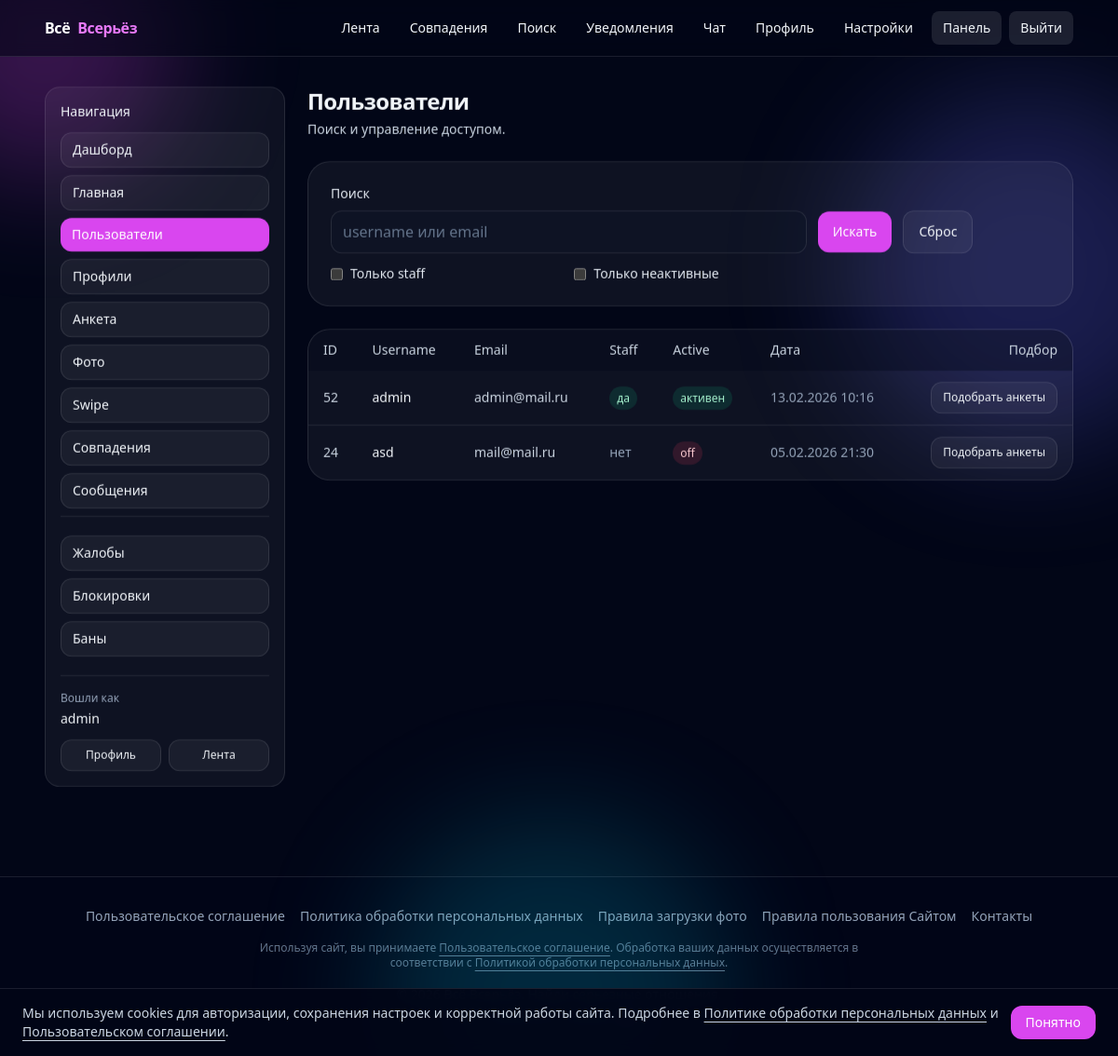
Screenshot of /panel/users/ (signed in) with the database file from the repository.
### accounts/models.py (models this page shows, shortened)
class User(AbstractUser):
    email = models.EmailField(unique=True)
    email_verified = models.BooleanField(default=False)
    wallet_balance = models.DecimalField(
        max_digits=10, decimal_places=2, default=Decimal("0"))
    terms_accepted_at = models.DateTimeField(null=True, blank=True)
    privacy_accepted_at = models.DateTimeField(null=True, blank=True)
    special_category_consent = models.BooleanField(default=False)
    special_category_consent_at = models.DateTimeField(null=True, blank=True)
    special_category_consent_revoked_at = models.DateTimeField(
        null=True, blank=True)
    sexual_consent = models.BooleanField(default=False)
    sexual_consent_at = models.DateTimeField(null=True, blank=True)
    sexual_consent_revoked_at = models.DateTimeField(null=True, blank=True)
    religious_consent = models.BooleanField(default=False)
    religious_consent_at = models.DateTimeField(null=True, blank=True)
    religious_consent_revoked_at = models.DateTimeField(null=True, blank=True)

### panel/views.py (the view)
# urls.py: path("users/", views.users_list, name="panel_users"),
@staff_or_matchmaker_required
def users_list(request):
    q = (request.GET.get("q") or "").strip()
    only_staff = request.GET.get("staff") == "1"
    only_inactive = request.GET.get("inactive") == "1"
    qs = User.objects.all().order_by("-date_joined")
    if q:
        qs = qs.filter(Q(username__icontains=q) | Q(email__icontains=q))
    if only_staff:
        qs = qs.filter(is_staff=True)
    if only_inactive:
        qs = qs.filter(is_active=False)
    page_obj, base_qs = _paginate(request, qs, per_page=50)
    return render(
        request,
        "panel/users_list.html",
        {
            "page_obj": page_obj,
            "base_qs": base_qs,
            "q": q,
            "only_staff": only_staff,
            "only_inactive": only_inactive,
        },
    )

### accounts/context_processors.py (called while the page is built)
def unread_notifications(request):
    user = getattr(request, "user", None)
    if not user or not getattr(user, "is_authenticated", False):
        return {"unread_notifications_count": 0, "unread_chat_notifications_count": 0}
    from .models import UserNotification
    count = UserNotification.objects.filter(recipient=user, is_read=False).count()
    chat_count = UserNotification.objects.filter(
        recipient=user,
        is_read=False,
        event=UserNotification.Event.NEW_MESSAGE,
    ).count()
    return {"unread_notifications_count": count, "unread_chat_notifications_count": chat_count}

def staff_flags(request):
    user = getattr(request, "user", None)
    if not user or not getattr(user, "is_authenticated", False):
        return {"is_matchmaker": False}
    try:
        is_matchmaker = user.groups.filter(name="matchmaker").exists()
    except Exception:
        is_matchmaker = False
    return {"is_matchmaker": bool(is_matchmaker)}

### matchmaking/models.py (called while the page is built)
    def active(self):
        now = timezone.now()
        return self.filter(revoked_at__isnull=True).filter(
            Q(expires_at__isnull=True) | Q(expires_at__gt=now)
        )

### panel/views.py (called while the page is built)
def staff_or_matchmaker_required(view_func):
    @login_required
    @wraps(view_func)
    def _wrapped(request, *args, **kwargs):
        if not (request.user.is_staff or _is_matchmaker(request.user)):
            raise PermissionDenied
        return view_func(request, *args, **kwargs)
    return _wrapped

def _paginate(request, qs, per_page: int = 50):
    paginator = Paginator(qs, per_page)
    page_number = request.GET.get("page") or 1
    page_obj = paginator.get_page(page_number)
    params = request.GET.copy()
    if "page" in params:
        params.pop("page")
    base_qs = params.urlencode()
    return page_obj, base_qs

### templates/panel/users_list.html (shortened to what this page needs)
{% extends 'panel/base.html' %}
{% block panel_heading %}Пользователи{% endblock %}
{% block panel_subtitle %}Поиск и управление доступом.{% endblock %}
{% block panel_content %}
<div class="rounded-3xl border border-white/10 bg-white/5 p-6">
    <form method="get" class="grid gap-3 sm:grid-cols-3 sm:items-end">
        <div class="sm:col-span-2">
            <label class="mb-1 block text-sm text-slate-200" for="q">Поиск</label>
            <input id="q" name="q" value="{{ q }}" placeholder="username или email" />
        </div>
        <div class="flex items-center gap-3">
            <button type="submit" class="rounded-xl bg-fuchsia-500 px-4 py-3 text-sm font-medium text-white hover:bg-fuchsia-400">Искать</button>
            <a href="{% url 'panel_users' %}" class="rounded-xl border border-white/10 bg-white/5 px-4 py-3 text-sm font-medium hover:bg-white/10">Сброс</a>
        </div>
        <label class="flex items-center gap-2 text-sm text-slate-200">
            <input type="checkbox" name="staff" value="1" {% if only_staff %}checked{% endif %} />
            Только staff
        </label>
        <label class="flex items-center gap-2 text-sm text-slate-200">
            <input type="checkbox" name="inactive" value="1" {% if only_inactive %}checked{% endif %} />
            Только неактивные
        </label>
    </form>
</div>
<div class="mt-6 overflow-hidden rounded-3xl border border-white/10 bg-white/5">
    <div class="overflow-auto">
        <table class="min-w-full text-sm">
            <thead class="bg-slate-950/40 text-slate-300">
                <tr>
                    <th class="px-4 py-3 text-left font-medium">ID</th>
                    <th class="px-4 py-3 text-left font-medium">Username</th>
                    <th class="px-4 py-3 text-left font-medium">Email</th>
                    <th class="px-4 py-3 text-left font-medium">Staff</th>
                    <th class="px-4 py-3 text-left font-medium">Active</th>
                    <th class="px-4 py-3 text-left font-medium">Дата</th>
                    <th class="px-4 py-3 text-right font-medium">Подбор</th>
                </tr>
            </thead>
            <tbody class="divide-y divide-white/10">
                {% for u in page_obj.object_list %}
                <tr class="hover:bg-white/5">
                    <td class="px-4 py-3 text-slate-300">{{ u.id }}</td>
                    <td class="px-4 py-3">
                        <a class="font-medium hover:underline" href="{% url 'panel_user_detail' u.id %}">{{ u.username }}</a>
                    </td>
                    <td class="px-4 py-3 text-slate-300">{{ u.email|default:'—' }}</td>
                    <td class="px-4 py-3">
                        {% if u.is_staff %}<span class="rounded-full bg-emerald-500/15 px-2 py-1 text-xs text-emerald-200">да</span>{% else %}<span class="text-slate-400">нет</span>{% endif %}
                    </td>
                    <td class="px-4 py-3">
                        {% if u.is_active %}<span class="rounded-full bg-emerald-500/15 px-2 py-1 text-xs text-emerald-200">активен</span>{% else %}<span class="rounded-full bg-rose-500/15 px-2 py-1 text-xs text-rose-200">off</span>{% endif %}
                    </td>
                    <td class="px-4 py-3 text-slate-400">{{ u.date_joined|date:'d.m.Y H:i' }}</td>
                    <td class="px-4 py-3 text-right">
                        <a class="inline-flex whitespace-nowrap rounded-xl border border-white/10 bg-white/5 px-3 py-2 text-xs font-medium hover:bg-white/10" href="{% url 'panel_user_recommendations' u.id %}">Подобрать анкеты</a>
                    </td>
                </tr>
                {% empty %}
                <tr>
                    <td class="px-4 py-8 text-center text-slate-300" colspan="7">Ничего не найдено.</td>
                </tr>
                {% endfor %}
            </tbody>
        </table>
    </div>
</div>
{% endblock %}

### templates/panel/base.html (shortened to what this page needs)
{% extends 'base.html' %}
{% block content %}
<div class="grid gap-6 lg:grid-cols-12">
    <aside class="lg:col-span-3">
        <div class="rounded-2xl border border-white/10 bg-white/5 p-4">
            <div class="text-sm font-medium">Навигация</div>
            {% with current=request.resolver_match.url_name %}
            <nav class="mt-3 space-y-2 text-sm">
                {% if request.user.is_staff %}
                <a href="{% url 'panel_dashboard' %}"
                    class="block rounded-xl px-3 py-2 font-medium {% if current == 'panel_dashboard' %}bg-fuchsia-500 text-white{% else %}border border-white/10 bg-white/5 text-slate-100 hover:bg-white/10{% endif %}">Дашборд</a>
                <a href="{% url 'panel_home_pages' %}"
                    class="block rounded-xl px-3 py-2 font-medium {% if current == 'panel_home_pages' or current == 'panel_home_page_create' or current == 'panel_home_page_edit' or current == 'panel_home_block_create' or current == 'panel_home_block_edit' %}bg-fuchsia-500 text-white{% else %}border border-white/10 bg-white/5 text-slate-100 hover:bg-white/10{% endif %}">Главная</a>
                <a href="{% url 'panel_users' %}"
                    class="block rounded-xl px-3 py-2 font-medium {% if current == 'panel_users' or current == 'panel_user_detail' or current == 'panel_user_set_password' %}bg-fuchsia-500 text-white{% else %}border border-white/10 bg-white/5 text-slate-100 hover:bg-white/10{% endif %}">Пользователи</a>
                <a href="{% url 'panel_profiles' %}"
                    class="block rounded-xl px-3 py-2 font-medium {% if current == 'panel_profiles' or current == 'panel_profile_detail' %}bg-fuchsia-500 text-white{% else %}border border-white/10 bg-white/5 text-slate-100 hover:bg-white/10{% endif %}">Профили</a>
                <a href="{% url 'panel_questionnaire_sections' %}"
                    class="block rounded-xl px-3 py-2 font-medium {% if current == 'panel_questionnaire_sections' or current == 'panel_questionnaire_section_create' or current == 'panel_questionnaire_section_edit' or current == 'panel_questionnaire_question_create' or current == 'panel_questionnaire_question_edit' or current == 'panel_questionnaire_choice_create' or current == 'panel_questionnaire_choice_edit' %}bg-fuchsia-500 text-white{% else %}border border-white/10 bg-white/5 text-slate-100 hover:bg-white/10{% endif %}">Анкета</a>
                <a href="{% url 'panel_photos' %}"
                    class="block rounded-xl px-3 py-2 font-medium {% if current == 'panel_photos' %}bg-fuchsia-500 text-white{% else %}border border-white/10 bg-white/5 text-slate-100 hover:bg-white/10{% endif %}">Фото</a>
                <a href="{% url 'panel_swipes' %}"
                    class="block rounded-xl px-3 py-2 font-medium {% if current == 'panel_swipes' %}bg-fuchsia-500 text-white{% else %}border border-white/10 bg-white/5 text-slate-100 hover:bg-white/10{% endif %}">Swipe</a>
                <a href="{% url 'panel_matches' %}"
                    class="block rounded-xl px-3 py-2 font-medium {% if current == 'panel_matches' %}bg-fuchsia-500 text-white{% else %}border border-white/10 bg-white/5 text-slate-100 hover:bg-white/10{% endif %}">Совпадения</a>
                <a href="{% url 'panel_messages' %}"
                    class="block rounded-xl px-3 py-2 font-medium {% if current == 'panel_messages' %}bg-fuchsia-500 text-white{% else %}border border-white/10 bg-white/5 text-slate-100 hover:bg-white/10{% endif %}">Сообщения</a>
                <div class="mt-3 border-t border-white/10 pt-3"></div>
                <a href="{% url 'panel_reports' %}"
                    class="block rounded-xl px-3 py-2 font-medium {% if current == 'panel_reports' %}bg-fuchsia-500 text-white{% else %}border border-white/10 bg-white/5 text-slate-100 hover:bg-white/10{% endif %}">Жалобы</a>
                <a href="{% url 'panel_blocks' %}"
                    class="block rounded-xl px-3 py-2 font-medium {% if current == 'panel_blocks' %}bg-fuchsia-500 text-white{% else %}border border-white/10 bg-white/5 text-slate-100 hover:bg-white/10{% endif %}">Блокировки</a>
                <a href="{% url 'panel_bans' %}"
                    class="block rounded-xl px-3 py-2 font-medium {% if current == 'panel_bans' or current == 'panel_ban_create' or current == 'panel_user_ban' %}bg-fuchsia-500 text-white{% else %}border border-white/10 bg-white/5 text-slate-100 hover:bg-white/10{% endif %}">Баны</a>
                {% endif %}
            </nav>
            {% endwith %}
            <div class="mt-5 border-t border-white/10 pt-4">
                <div class="text-xs text-slate-400">Вошли как</div>
                <div class="mt-1 text-sm font-medium">{{ request.user.username }}</div>
                <div class="mt-3 flex gap-2">
                    <a href="{% url 'me' %}"
                        class="flex-1 rounded-xl border border-white/10 bg-white/5 px-3 py-2 text-center text-xs font-medium hover:bg-white/10">Профиль</a>
                    <a href="{% url 'feed' %}"
                        class="flex-1 rounded-xl border border-white/10 bg-white/5 px-3 py-2 text-center text-xs font-medium hover:bg-white/10">Лента</a>
                </div>
            </div>
        </div>
    </aside>
    <section class="lg:col-span-9">
        <div class="flex flex-col gap-4 sm:flex-row sm:items-center sm:justify-between">
            <div>
                <h1 class="text-2xl font-semibold tracking-tight">{% block panel_heading %}Панель{% endblock %}</h1>
                <p class="mt-1 text-sm text-slate-300">{% block panel_subtitle %}{% endblock %}</p>
            </div>
        </div>
        <div class="mt-6">
            {% block panel_content %}{% endblock %}
        </div>
    </section>
</div>
{% endblock %}

### templates/base.html (style rules this page uses)
:root { color-scheme: dark; }
html { scroll-behavior: smooth; }

### rows the page displays
User: user.username "admin", id "52", username "admin", email "admin@mail.ru", is_staff "да", is_active "активен", date_joined "13.02.2026 10:16"
User: id "24", username "asd", email "mail@mail.ru", is_staff "нет", is_active "off", date_joined "05.02.2026 21:30"
